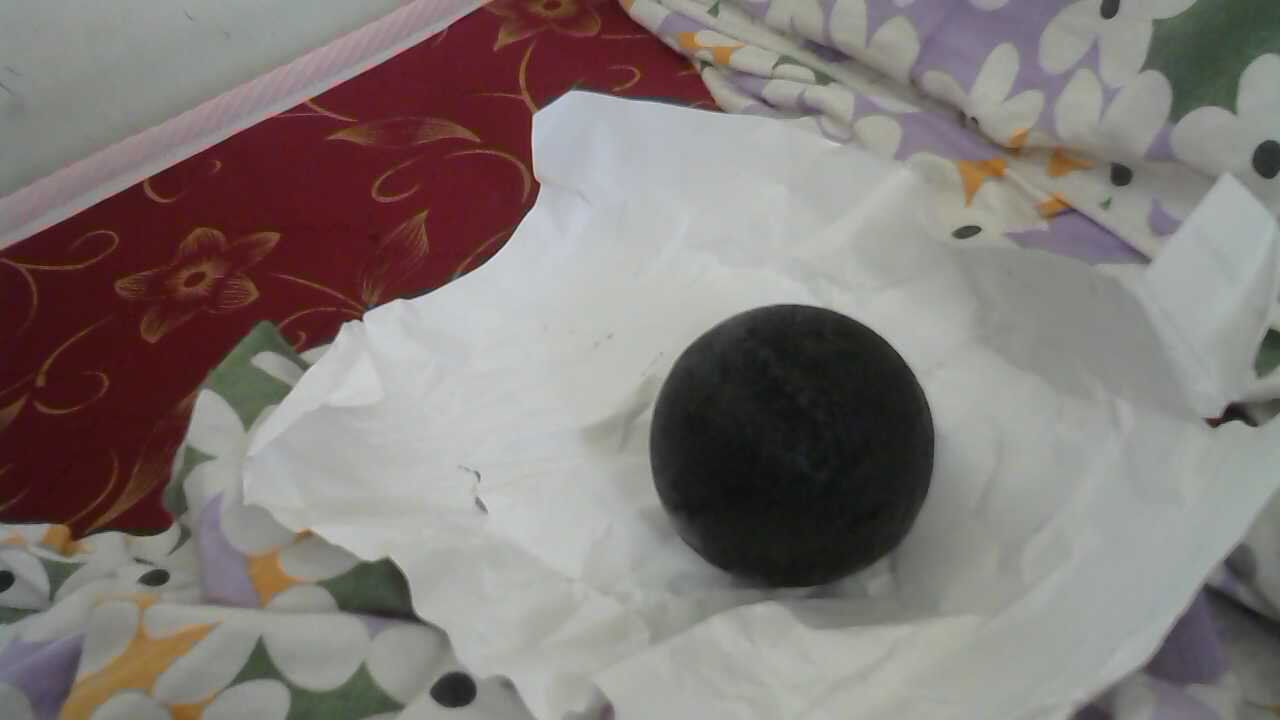
//> input picture MyPic.jpg, 1280 x 720 px
$ ./CS101   (built with g++ and OpenCV 4)
//> lines starting //> are read from the running program, lines starting //| are printed output that depends on the picture; after the words box and inside, x2 and y2 are one past the last pixel; in counts of white or black regions, pixels touching at a corner belong together
//> further down, original_image is the input picture: 720 rows x 1280 cols, CV_8UC3; mean B, G, R 118.9, 121.4, 129.9
#include <opencv2/highgui/highgui.hpp>
#include <opencv2/highgui/highgui_c.h>
#include <iostream>

using namespace std;
using namespace cv;

uchar ball_color[3][2] = {{'<', 50}, {'<', 50}, {'<', 50}}; //Stores the ball colour threshold in BGR and
															//condition as per the given ball in bgr value
															//can be changed according to the given ball

float threshold_standard_deviation = 15; 					//Set the threshold for checking whether the
															//given boundry is a circle or not

float threshold_average_distance_from_center = 50;			//Set the threshold for checking whether the
															//circle is big enough

int total_circles_detected = 0; 							//Will store the total number of detected circles finally

struct pixel
{
	int x;
	int y;

	void set(int r, int c)
	{
		x = r;
		y = c;
	}
};

float distance_pixels(pixel p1, pixel p2)
{
	float distance_x = pow((p1.x-p2.x), 2);
	float distance_y = pow((p1.y-p2.y), 2);
	float distance = sqrt(distance_x + distance_y);
	return distance;
}

struct boundry //This will store all the information of a blob detected
{
	bool whether_object; //set this to 0 if the blob can't be a cicle
	pixel boundry[5000];
	int total_boundry_pixels;
	pixel center;
	float distance_from_center[5000];
	float average_distance_from_center;
	float standard_deviation;

	void set_center()							//sets the center of the calculated boundry of the blob
	{
		center.set(0,0);
		for(int i=0; i<total_boundry_pixels; ++i)
		{
			center.x += boundry[i].x;
			center.y += boundry[i].y;
		}
		center.x /= total_boundry_pixels;
		center.y /= total_boundry_pixels;
	}

	void set_distance_from_center()				//Intializes the distance_from_center array & calculates avg distance
	{
		average_distance_from_center = 0;
		for(int i=0; i<total_boundry_pixels; ++i)
		{
			distance_from_center[i] = distance_pixels(center, boundry[i]);
			average_distance_from_center += distance_from_center[i];
		}
		average_distance_from_center /= total_boundry_pixels;
	}


	float calculate_standard_deviation()		//Calcualtes standard deviation of the distances
	{
		standard_deviation = 0;
		for(int i = 0; i < total_boundry_pixels; ++i)
		{
			standard_deviation += pow((average_distance_from_center - distance_from_center[i]),2);
		}
		standard_deviation /= total_boundry_pixels;
		standard_deviation = sqrt(standard_deviation);
	}

	void check_whether_circle()					//Checks whether the boundry is an approximate circle
	{
		set_center();
		set_distance_from_center();

		if(average_distance_from_center < threshold_average_distance_from_center)
		{
			whether_object = false;
			return;
		}
		else
			whether_object = true;
		calculate_standard_deviation();
		if(standard_deviation < threshold_standard_deviation)
			whether_object = true;
		else
			whether_object = false;

		if (whether_object = true)
			total_circles_detected++;
	}

};

boundry boundry[10000];

int total_boundries = 0;

pixel surrounding[8] = {{0,1},{0,-1},{1,1},{1,-1},{1,0},{-1,-1},{-1,0},{-1,1}};

bool satisfy_ballcolor(Vec3b bgr_value)
{
	bool return_value = 1;
	for(int i = 0; i<3; ++i) //For B, G, R
	{
		switch(ball_color[i][0])
		{
			case '<':	if(bgr_value[i] >= ball_color[i][1])
						return_value = 0;

						break;
			case '>':	if(bgr_value[i] <= ball_color[i][1])
						return_value = 0;
						break;
			case '=':	if(bgr_value[i] != ball_color[i][1])
						return_value = 0;
						break;
			default:	break;
		}
	}
	return return_value;
}

void convert_only_ballcolor(Mat &original_image, Mat &only_ballcolor)
{
	Vec3b bgr_value;
	for(int i=0; i<original_image.rows; ++i)
		for(int j=0; j<original_image.cols; ++j)
		{
			bgr_value = original_image.at<Vec3b>(i, j);
			if(satisfy_ballcolor(bgr_value))
			{
				only_ballcolor.at<uchar>(i, j) = 0 ;
			}
		}
//> this loop made 720 passes
//> bgr_value on passes 1 to 3: [59, 72, 58], [59, 72, 58], [59, 72, 58]
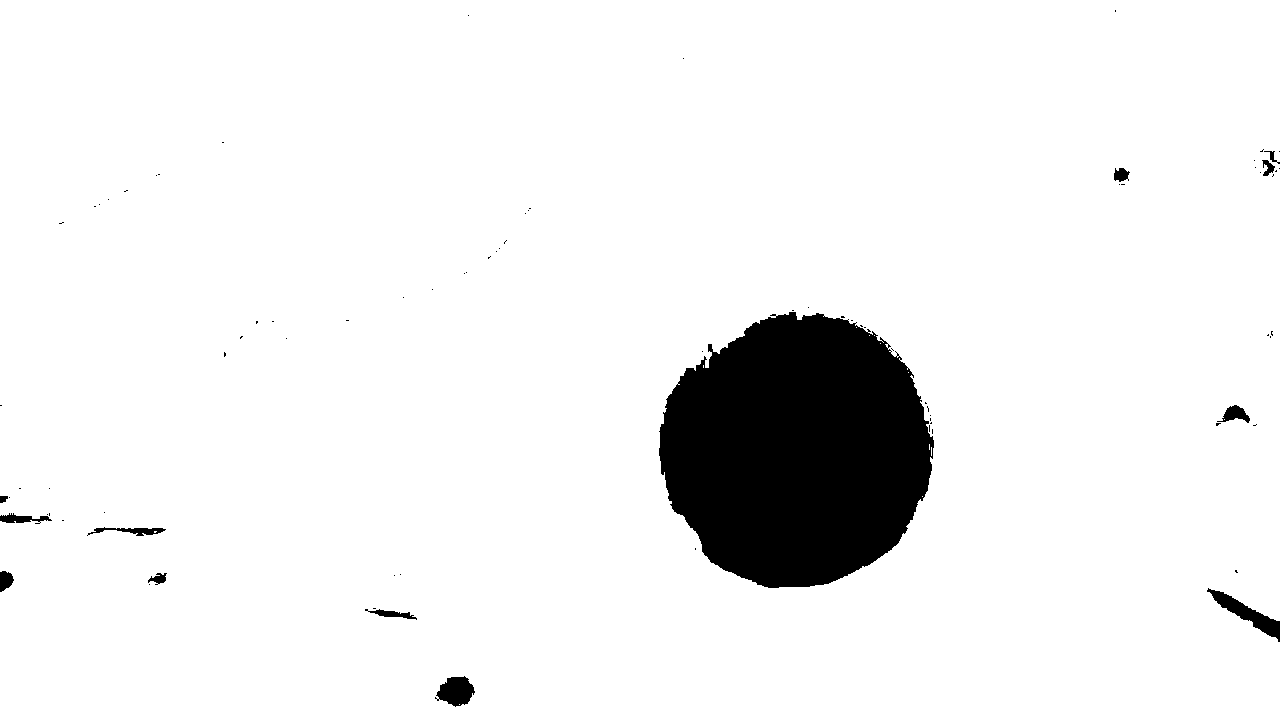
//> only_ballcolor: 720 rows x 1280 cols, CV_8UC1; 93.3% white; 85 black regions (72 under 20 px), largest, box (x1, y1, x2, y2) and area: (659, 312, 934, 588) 57730, (1207, 588, 1280, 642) 1056, (435, 676, 475, 707) 807
//> after the loop, bgr_value = [82, 97, 99]
}


void check_for_circles(struct boundry boundry[], int total_boundries)
{
	total_circles_detected = 0;
	for(int i=0; i<total_boundries; ++i)
	{
		boundry[i].check_whether_circle();
	}
}

void draw_detected_object(Mat &img, struct boundry boundry[], int total_boundries)
{
	for(int i = 0; i < total_boundries; ++i)
	{
		if(boundry[i].whether_object)
		{
			for(int j = 0; j < boundry[i].total_boundry_pixels; ++j)
			{
				img.at<uchar>(boundry[i].boundry[j].x, boundry[i].boundry[j].y) = 0;
			}
		img.at<uchar>(boundry[i].center.x, boundry[i].center.y)=0;
	}
	}
}

void detect_all_boundries(Mat &img, Mat original_image)
{
	int total_black_surrounding_pixels;
	for(int i = 0; i < img.rows; ++i)
		for(int j = 0; j < img.cols; ++j)
		{
			if(original_image.at<uchar>(i, j)==0)
			{
				total_black_surrounding_pixels = 0;
				for(int k = 0; k < 8; ++k)
				{
					if(original_image.at<uchar>(i + surrounding[k].x, j + surrounding[k].y)==0)
						total_black_surrounding_pixels++;
				}
				if(total_black_surrounding_pixels < 8)
				{
					img.at<uchar>(i, j) = 0;
				}
			}
		}
//> this loop made 720 passes
//> total_black_surrounding_pixels on passes 1 to 3: 0, 0, 0
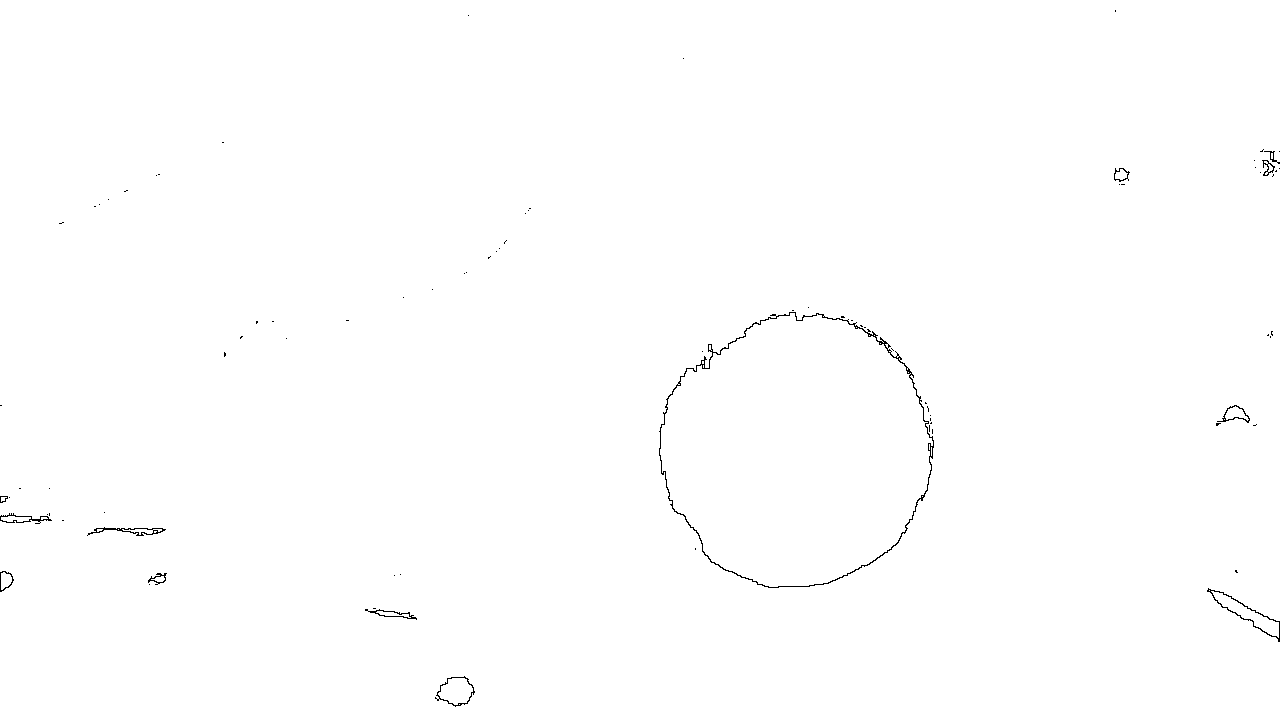
//> img: 720 rows x 1280 cols, CV_8UC1; 99.7% white; black in thin lines or dots
//> after the loop, total_black_surrounding_pixels = 3
}

void store_a_boundary(struct boundry &boundry, Mat &img, int r, int c)
{
	pixel current_frontier[10000], next_frontier[10000];
	int total_pixels_in_current_frontier = 1, total_pixels_in_next_frontier = 0;
	img.at<uchar>(r, c) = 255;
	current_frontier[0].set(r, c);
	boundry.total_boundry_pixels = 0;
	while(total_pixels_in_current_frontier != 0)
	{
		for(int i = 0; i < total_pixels_in_current_frontier; ++i)
		{
			for(int j = 0; j < 8; ++j)
			{
				if(current_frontier[i].x + surrounding[j].x <= img.rows
					&& current_frontier[i].x + surrounding[j].x >=0
					&& current_frontier[i].y + surrounding[j].y <= img.cols
					&& current_frontier[i].y + surrounding[j].y >= 0)
				{
					if(img.at<uchar>(current_frontier[i].x + surrounding[j].x, current_frontier[i].y + surrounding[j].y) == 0)
					{
						img.at<uchar>(current_frontier[i].x + surrounding[j].x, current_frontier[i].y + surrounding[j].y) = 255;
						next_frontier[total_pixels_in_next_frontier].set(current_frontier[i].x + surrounding[j].x, current_frontier[i].y + surrounding[j].y);
						total_pixels_in_next_frontier++;
					}
				}
			}
		}
		for(int i = 0; i < total_pixels_in_current_frontier; ++i)
		{
			boundry.boundry[boundry.total_boundry_pixels] = current_frontier[i];
			boundry.total_boundry_pixels++;
		}
		total_pixels_in_current_frontier = total_pixels_in_next_frontier;
		for(int i = 0; i < total_pixels_in_current_frontier; ++i)
		{
			current_frontier[i] = next_frontier[i];
		}
		total_pixels_in_next_frontier = 0;
	}
}

void store_all_boundries(struct boundry boundry[], int &total_boundries, Mat &img)
{
	total_boundries = 0;
	for(int i = 0; i < img.rows; i++)
		for(int j = 0; j < img.cols; j++)
		{
			if(img.at<uchar>(i,j)==0)
			{
				store_a_boundary(boundry[total_boundries], img, i, j);
				total_boundries++;
			}
		}
//> this loop made 720 passes
//> img: 720 rows x 1280 cols, CV_8UC1; 0.32% of pixels changed, all inside (x1, y1, x2, y2) = (0, 10, 1280, 707)
//> after the loop, total_boundries = 85
}

void check_number_of_circles_detected()
{
	if(total_circles_detected!=1)						//If no or more than 1 circle detected
	{
		total_boundries = 0; 							//So that no further action is taken
														//For drawing or sending data we run a loop from 0 to total_boundries
	}
}

int main()
{
	Mat original_image = imread("MyPic.jpg", CV_LOAD_IMAGE_UNCHANGED);
	namedWindow("original_image", CV_WINDOW_NORMAL);
	namedWindow("only_ballcolor", CV_WINDOW_NORMAL);
	namedWindow("only_boundries", CV_WINDOW_NORMAL);
	namedWindow("detected_object", CV_WINDOW_NORMAL);

	imshow("original_image", original_image);

	Mat only_ballcolor(original_image.rows, original_image.cols, CV_8UC1, 255);
	convert_only_ballcolor(original_image, only_ballcolor);
	imshow("only_ballcolor", only_ballcolor);
	Mat only_boundries(original_image.rows, original_image.cols, CV_8UC1, 255);
	detect_all_boundries(only_boundries, only_ballcolor);
	imshow("only_boundries", only_boundries);
	Mat detected_object = only_boundries;
	only_boundries.copyTo(detected_object);
	store_all_boundries(boundry, total_boundries, detected_object);
//> boundry = 10000 items
	check_for_circles(boundry, total_boundries);
//> the loop in check_for_circles, `for(int i=0; i<total_boundries; ++i)` made 85 passes
//> total_circles_detected in check_whether_circle on pass 38: 1
	check_number_of_circles_detected();
	draw_detected_object(detected_object, boundry, total_boundries);
//> the loop in draw_detected_object, `for(int i = 0; i < total_boundries; ++i)` made 85 passes
//> after the loop in draw_detected_object, `for(int i = 0; i < total_boundries; ++i)`:
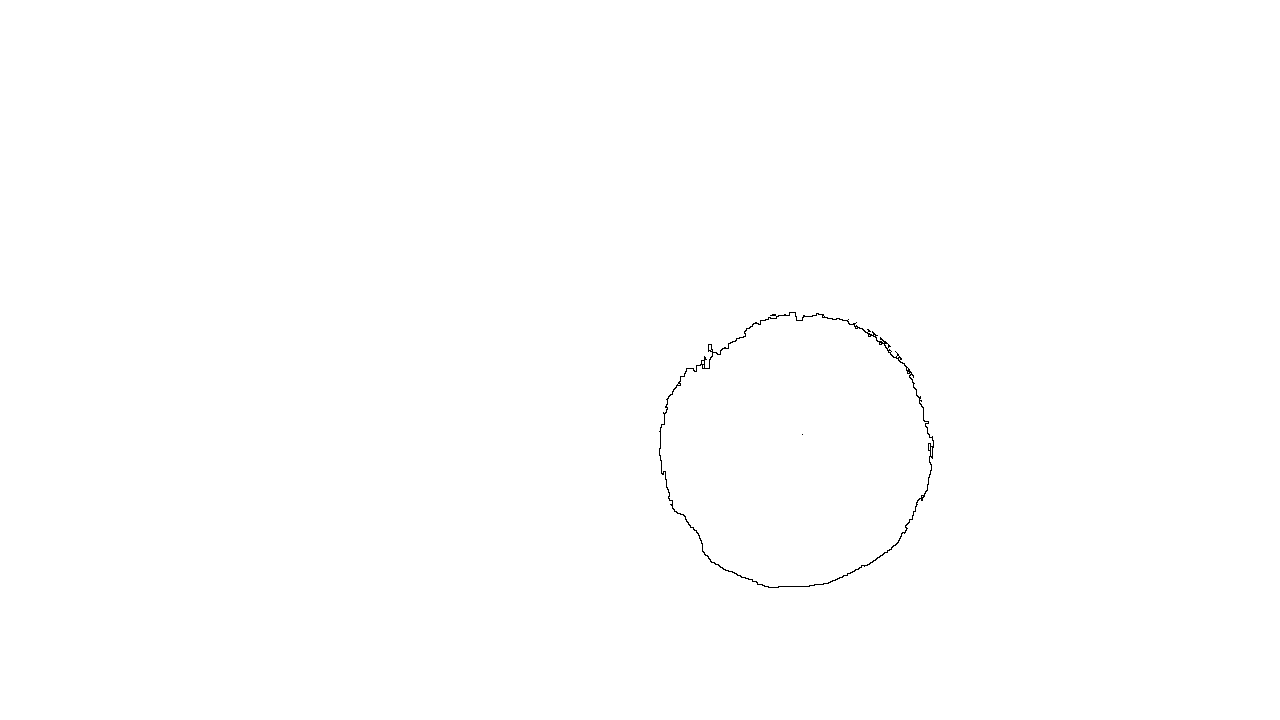
//> img: 720 rows x 1280 cols, CV_8UC1; 99.8% white; black in thin lines or dots, all inside (x1, y1, x2, y2) = (659, 312, 934, 588)
	imshow("detected_object", detected_object);
	for(int i = 0; i < total_boundries; ++i)
	{
		if(boundry[i].whether_object)
		{
			cout<<boundry[i].center.y<<"\t"<<boundry[i].center.x<<endl;
		}
	}
//> this loop made 85 passes
//| 802	434
//> (output is shown up to pass 38 of 85)
	waitKey(0);

	destroyWindow("original_image");
	destroyWindow("only_ballcolor");
	destroyWindow("only_boundries");
	destroyWindow("detected_object");
	return 1;

}
